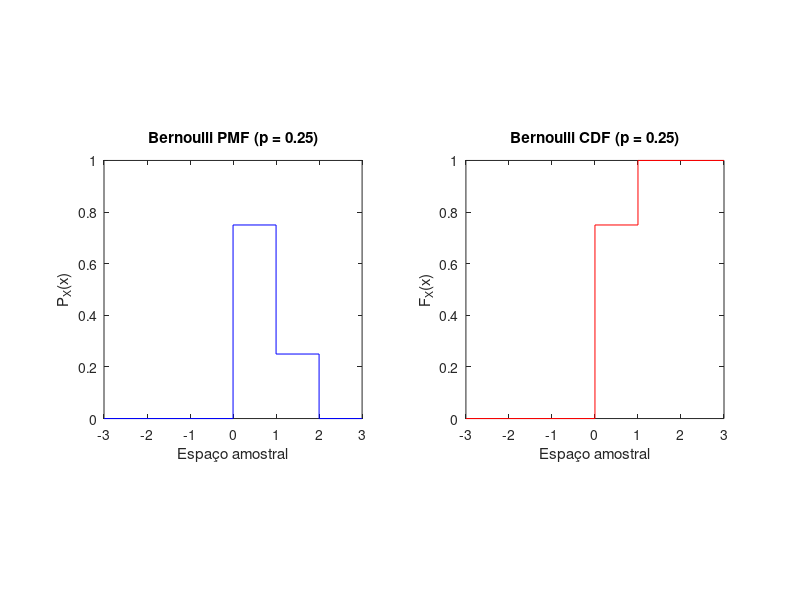

Write the MATLAB code that produced this figure.
clear all clf clf

% Função para calcular a função de densidade de probabilidade (pdf) de uma variável aleatória bernoulli
function pv=bernoullipmf(p,x)
  % input: probabilidade p de sucesso de uma variavel aleatoria e vetor x de amostras
  % output: vetor pv, onde pv é: PX (x(i))

  %se x == 0, pv = 1-p, se x == 1, pv = p
  pv=(1-p) .*(x==0) + p .*(x==1);
  pv=pv(:);
  pv = pv';
endfunction

% Função para calcular a função de distribuição cumulativa (cdf) de uma variável aleatória bernoulli
function cdf=bernoullicdf(p,x)
  % input: probabilidade p de sucesso de uma variavel aleatoria e vetor x de amostras
  % output: vetor pv, onde pv(i)=Prob[X<=x(i)] (FX (x(i)))
  % cdf = (0 * (x < 0)) + ((1 - p) * (0 <= x && x < 1)) + (1 * (x >= 1));
  for i = 1:length(x)
    if(x(i) < 0)
      cdf(i) = 0;
    else
      if(0 <= x(i) && x(i) < 1)
        cdf(i) = 1 - p;
      else
        cdf(i) = 1;
      endif
    endif
  endfor
endfunction

% Função para gerar um vetor de amostras de uma variável aleatória bernoulli
function x=bernoullirv(p,m)
  % input: probabilidade p e quantidade de amostras m
  % output: m amostras bernoulli (p) rv (variavel aleatoria)

  r=rand(m,1);
  x=(r>=(1-p)); %se r_i for maior ou igual que 1-p, x_i = 1. x_i = 0 caso contrario
endfunction

% Função para calcular o valor esperado de uma variável aleatória
function E = expectedValue(sx, px)
  v = sx .* px;
  E = sum(v);
endfunction

% Espaço amostral e parametro
p = 0.25;
x = -3:3;

% Calculos da PMF e CDF
px = bernoullipmf(p, x);
fx = bernoullicdf(p, x);

% Valor esperado
E = expectedValue(x, px)

% Plot da PMF
figure(1);
subplot(1,2,1);
stairs(x, px, 'b');
title("Bernoulli PMF (p = 0.25)");
xlabel("Espaço amostral");
ylabel('P_X(x)');
ylim([0, 1]);
axis square

% Plot da CDF
figure(1);
subplot(1,2,2);
stairs(x, fx, 'r');
title("Bernoulli CDF (p = 0.25)");
xlabel("Espaço amostral");
ylabel('F_X(x)');
axis square
